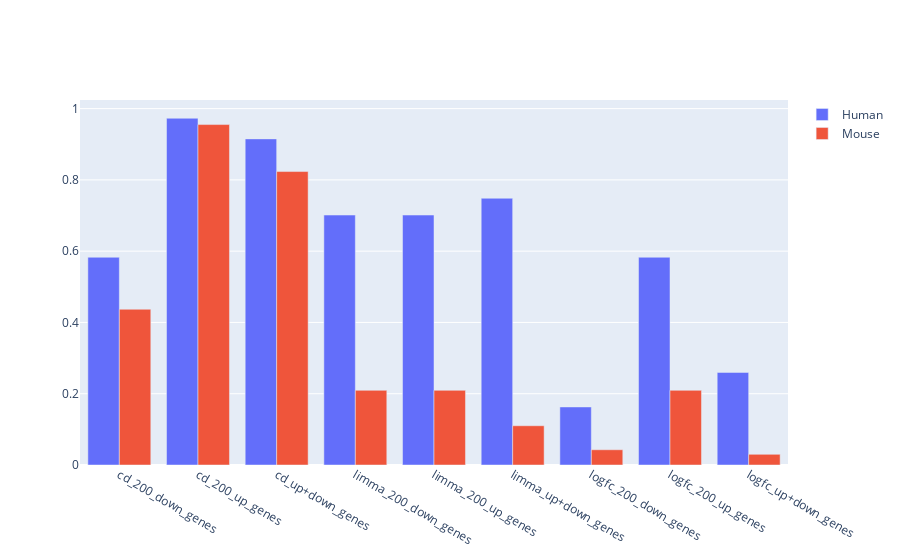

The notebook cell this image was saved under:
### Code cell
# Bar chart based on p-values
fig2 = go.Figure()
fig2.add_trace(go.Bar(
    x=df[df['Name'] == "NR3C1 21868756 ChIP-Seq MCF10A Human"]['Gene Set'],
    y=df[df['Name'] == "NR3C1 21868756 ChIP-Seq MCF10A Human"]['p-value'],
    name="Human"))
fig2.add_trace(go.Bar(
    x=df[df['Name'] == "NR3C1 23031785 ChIP-Seq PC12 Mouse"]['Gene Set'],
    y=df[df['Name'] == "NR3C1 23031785 ChIP-Seq PC12 Mouse"]['p-value'],
    name="Mouse"))
fig2.show()

### Figure 1 — Plotly figure (JSON) as saved in the notebook; plotly's stock layout.template omitted (floating-point values rounded to 4 significant figures)
{"data": [{"name": "Human", "type": "bar", "x": ["cd_200_down_genes", "cd_200_up_genes", "cd_up+down_genes", "limma_200_down_genes", "limma_200_up_genes", "limma_up+down_genes", "logfc_200_down_genes", "logfc_200_up_genes", "logfc_up+down_genes"], "y": [0.5829, 0.9729, 0.915, 0.7013, 0.7013, 0.7485, 0.1629, 0.5829, 0.2598]}, {"name": "Mouse", "type": "bar", "x": ["cd_200_down_genes", "cd_200_up_genes", "cd_up+down_genes", "limma_200_down_genes", "limma_200_up_genes", "limma_up+down_genes", "logfc_200_down_genes", "logfc_200_up_genes", "logfc_up+down_genes"], "y": [0.4369, 0.9552, 0.8233, 0.2095, 0.2095, 0.1102, 0.04278, 0.2095, 0.02988]}], "layout": {}}
